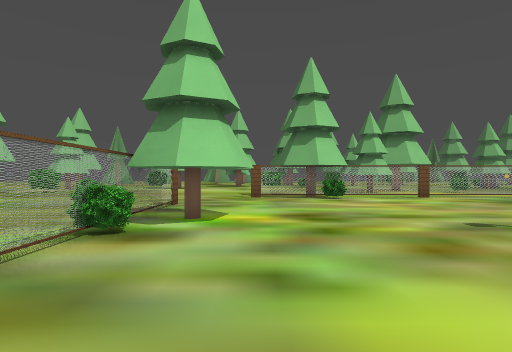
[1] (above)

16 first-person views from a walk through a 3-D level made in the Godot game engine. The camera is 1.4 m above the floor, looks level and sees 80° across. Doors that lead somewhere are drawn open, without their leaves. The floor is counted in squares, 2 m on a side. Each view is taken from the middle of a square. On the plan, view 1 faces up. The plan holds only what a view shows up to about 10 squares ahead; the rest is blank. The place goes on beyond the plan. Some surface patterns are stand-ins.

[2]
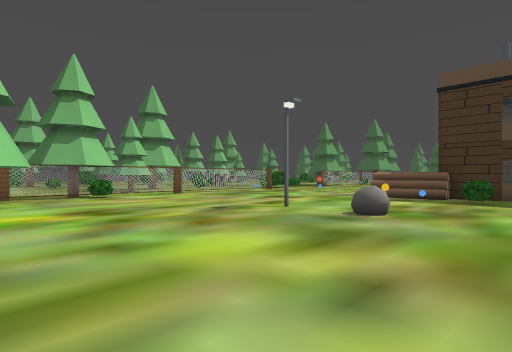

[3]
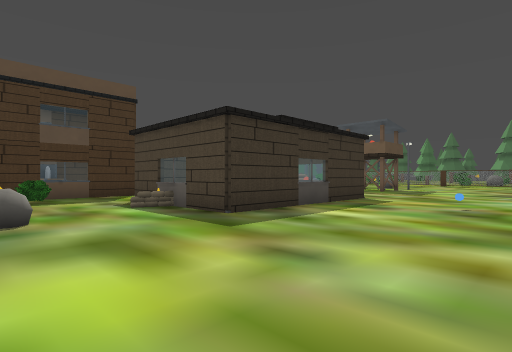

[4]
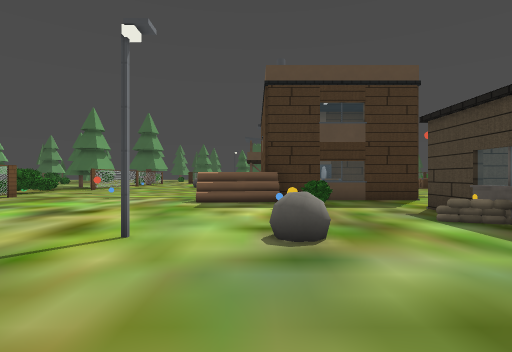

[5]
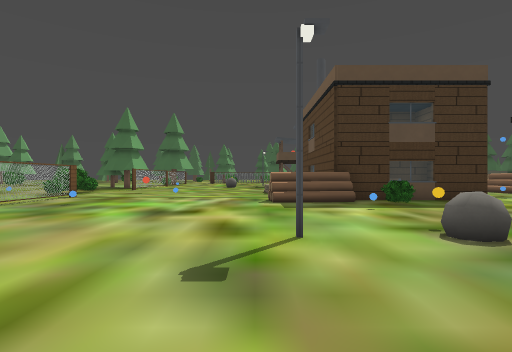

[6]
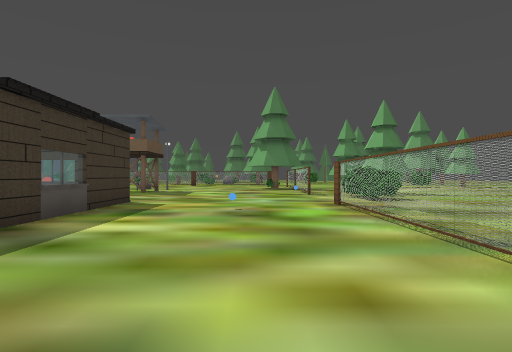

[7]
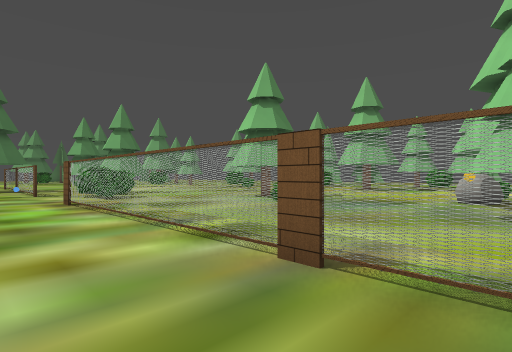

[8]
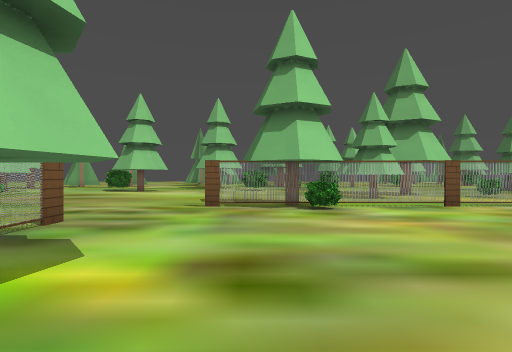

[9]
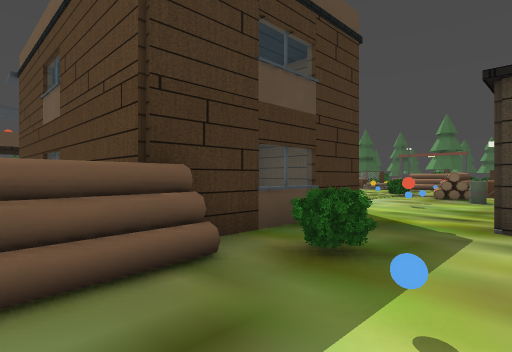

[10]
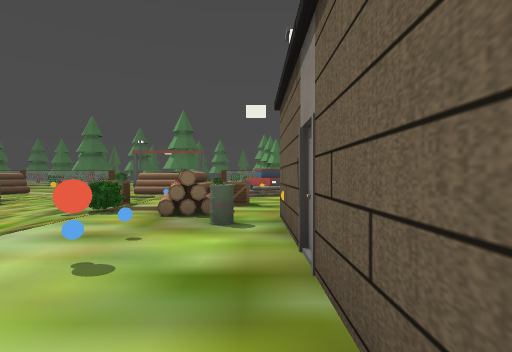

[11]
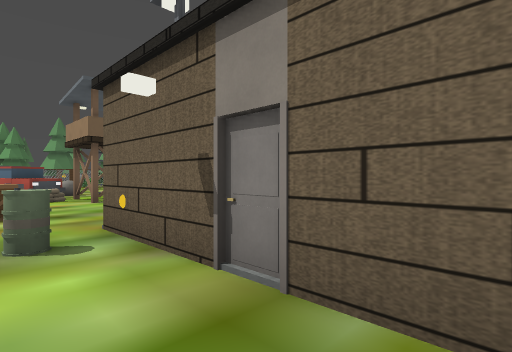

[12]
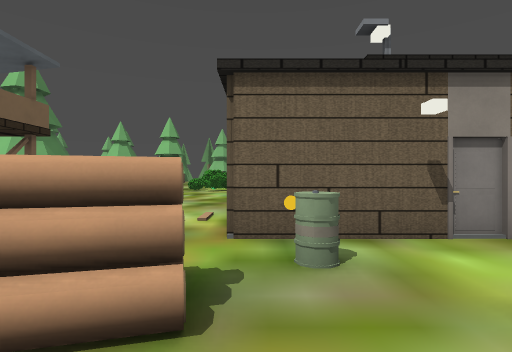

[13]
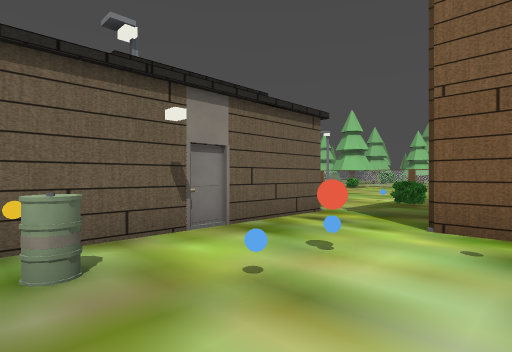

[14]
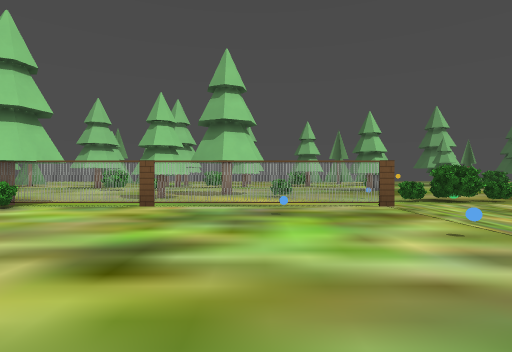

[15]
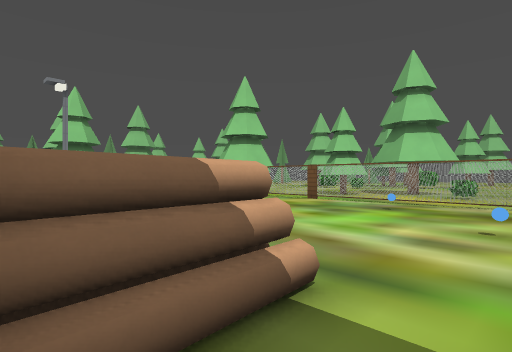

[16]
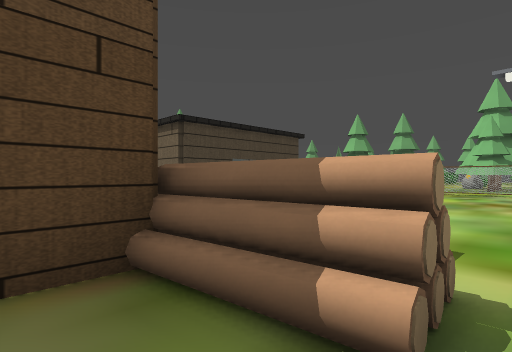

### Floor plan
Key: @ floor where view 1 was taken; # wall or solid block; x gap in a wall; . floor; = window, fence, low wall or low ledge; T thing the floor can be seen under or through; P pine tree; B bush; L pole; U boulder; A barrel; C crate; O other object.
Columns run from 11 left of view 1 to 11 right of it. Each row starts with its distance up from view 1.
 14                 P   ..
 13       ..... ...PP...B..
 12      ...........P......
 11      O.................
 10     .......TTPTTTT=TT=x
  9     .........B.........
  8     ...................
  7      ....T.............
  6       ...TP............
  5        ..TPP...........
  4        ..BP....LL......
  3         .T.....LL...==.
  2   P PP...T.....UU...=#.
  1 OU..PP...T.....U...BB##
  0 .U.......T.@.......B.#
 -1 .........T.......=...#
 -2  ........T.....####..##
 -3   ...O...T.....#  #....
 -4     .....T.....#  #.#..
 -5    P.....T.....#  L....
 -6      ....T.....# CC....
 -7     ...........###C.A..
 -8     ...BB...........##B
 -9     ...BB.......  .CO O

Positions as (right, up) in squares from view 1, and headings:
1: (0, 0), facing up
2: (-1, -1), facing up-right
3: (-1, 2), facing down-right
4: (1, 2), facing right
5: (1, 4), facing right
6: (0, 1), facing down
7: (0, 2), facing down-left
8: (1, 3), facing up
9: (7, 3), facing down-right
10: (8, -2), facing down
11: (9, -3), facing down-left
12: (11, -7), facing left
13: (11, -7), facing up-left
14: (8, 3), facing up
15: (11, 2), facing up-left
16: (11, 4), facing down-left
